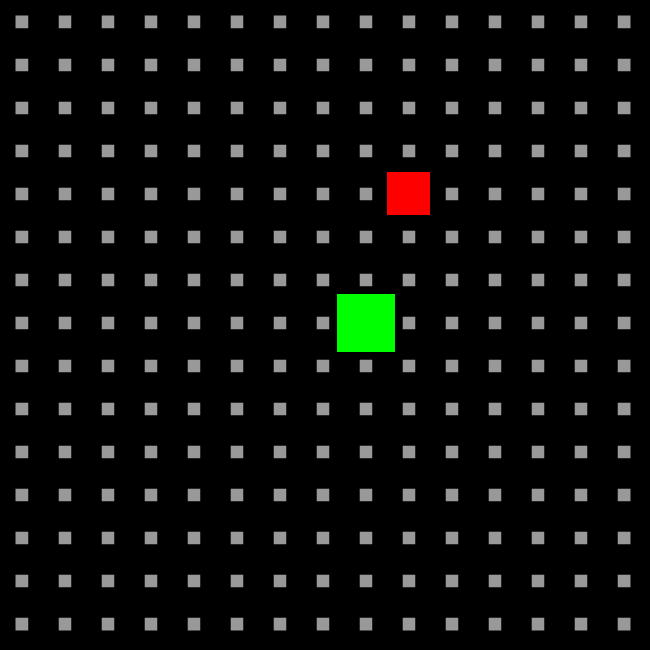
Frame 1 (no input)
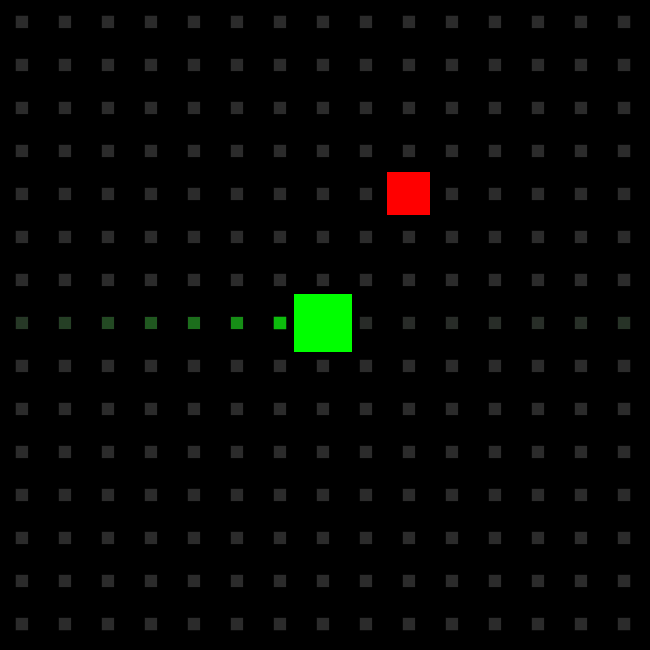
Frame 60 (the mouse pressed at the canvas centre just before this capture)
Frame 120 (the mouse held since frame 60 and released just before this capture): identical to frame 60, image omitted

The Processing sketch that drew these frames (run headless with seeded random() and noise(); from frame 60 on, the mouse is pressed at the canvas centre):

// Processing sketch: snake
// ── snake.pde
int cantFil=15, cantCol=15;
float tamCol, tamFil;
int estado = 0 ; //0= jugando; 1 = GameOver
int frameDeCambio=0;
//Movimiento
int dx=1, dy=0; //dirccion dl movimiento

//Cuerpo
int sTam =1; //tamaño del Snake
int[] sX = new int[cantFil*cantCol];
int[] sY = new int[cantFil*cantCol];

//Manzana
int mX =round(random(cantCol-1)), mY= round(random(cantFil-1));

void setup() {
  size(650, 650);
  tamCol= width/cantCol;
  tamFil= height/cantFil;
  //inicializar Snake
  sX[0]=cantCol/2;
  sY[0]=cantFil/2;
  frameRate(5);
}

void draw() {
  if (estado==0) {
    chequarComida();
    moverSnake();
    mostrarGrilla() ;
    mostrarManzana();
    mostrarSnake();
    if (murio()) {
      estado =1;
      frameDeCambio=frameCount;
    }
  }
  if (estado==1) {
    explotaExplotaMeExplo();
  }
}

void keyPressed() {

  if (estado ==1) {
    inicializarTodo();
    setup();
  }

  if (dx==0) {
    if (key == 'd' || key == 'D' || keyCode == RIGHT) {
      dx=1;
      dy=0;
    }

    if (key == 'a' || key == 'A'|| keyCode == LEFT) {
      dx=-1;
      dy=0;
    }
  }

  if (dy==0) {
    if (key == 'w' || key == 'W'|| keyCode == UP) {
      dx=0;
      dy=-1;
    }
    if (key == 's' || key == 'S'|| keyCode == DOWN) {
      dx=0;
      dy=1;
    }
  }
}

// ── OtrasCosas.pde
void moverSnake() {
  //dx, dy; //dirccion dl movimiento
  //Cuerpo
  //int sTam =1; //tamaño del Snake
  //int[] sX = new int[cantFil*cantCol];
  //int[] sY = new int[cantFil*cantCol];

  for (int i = sTam-1; i >0; i--) {
    sX[i]=(sX[i-1]+cantCol)%cantCol ;
    sY[i]=(sY[i-1]+cantFil)%cantFil ;
  }
  sX[0]=(sX[0] +dx +cantCol)%cantCol;
  sY[0]=(sY[0] +dy+ cantFil)%cantFil;
}
boolean murio() {
  for (int i = sTam-1; i >0; i--) {
    if ( sX[i] ==  sX[0] && sY[i] ==  sY[0]) return true;
  }
  return false;
}
void chequarComida() {

  if ((sX[0] == mX )&& (sY[0] == mY)) {
    sTam = sTam+1;

    mX =round(random(cantCol-1));
    mY= round(random(cantFil-1));
  }
}

void explotaExplotaMeExplo() {
  frameRate(60);
  int frameQuePasaron= frameCount- frameDeCambio;
  for (int i = 0; i < sTam; i++) {
    fill((255/sTam)*i, 255-frameQuePasaron, (255/sTam)*i -frameQuePasaron);
    strokeWeight(15+frameQuePasaron);
    stroke(255, 0, 0);
    float x = sX[i]*tamCol;
    float y = sY[i]*tamFil;
    rect(x, y, tamCol, tamFil);
  }
}

void inicializarTodo() {

  estado = 0 ; //0= jugando; 1 = GameOver
  frameDeCambio=0;
  //Movimiento
  dx=1;
  dy=0; //dirccion dl movimiento

  //Cuerpo
  sTam =1; //tamaño del Snake
  sX = new int[cantFil*cantCol];
  sY = new int[cantFil*cantCol];

  //Manzana
  mX =round(random(cantCol-1));
  mY= round(random(cantFil-1));
}

// ── mostrar.pde
void mostrarGrilla() {
  fill(40, 80);
  strokeWeight(30);
  stroke(0);
  for (int j= 0; j<cantFil; j++) {
    float y=j*tamFil;
    for (int i = 0; i<cantCol; i++) {
      float x = i*tamCol;
      rect(x, y, tamCol, tamFil);
    }
  }
}

void mostrarSnake() {

  for (int i = 0; i < sTam; i++) {
    fill((255/sTam)*i, 255, (255/sTam)*i);
    strokeWeight(15);
    stroke(0, 255, 0);
    float x = sX[i]*tamCol;
    float y = sY[i]*tamFil;
    rect(x, y, tamCol, tamFil);
  }
}

void mostrarManzana() {
  noStroke();
  float x = mX*tamCol ;
  float y = mY *tamFil;
  fill(255, 0, 0);
  rect(x, y, tamCol, tamFil);
}
